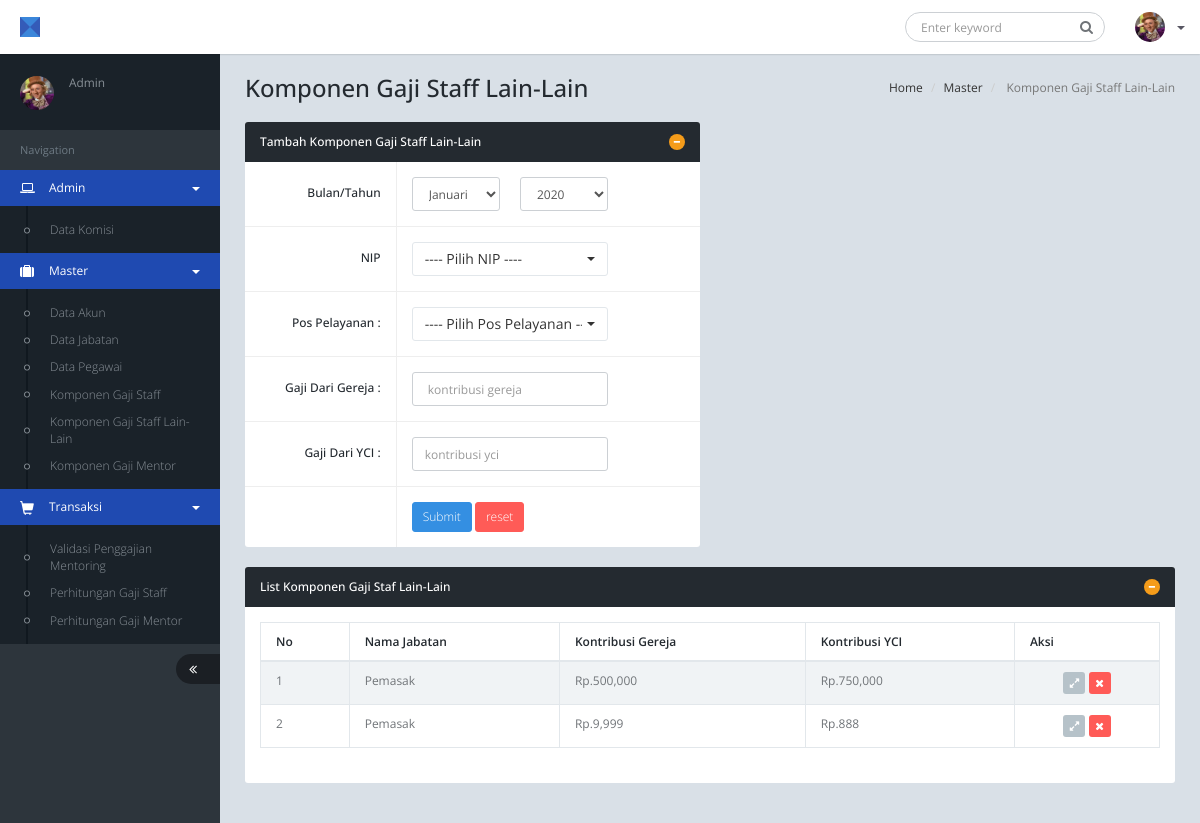
Screenshot of /index.php?p=data_jabatanstaflainlain (signed in) with the database file from the repository.
### tables this page shows
CREATE TABLE IF NOT EXISTS `t_penggajian` (
  `no_penggajian` int(20) NOT NULL AUTO_INCREMENT,
  `tanggal_penggajian` date DEFAULT NULL,
  `bulan` varchar(10) NOT NULL,
  `tahun` varchar(4) NOT NULL,
  `nip` varchar(15) NOT NULL,
  `Evaluasi` int(50) DEFAULT NULL,
  `inkeh` int(50) DEFAULT NULL,
  `insfile` int(50) DEFAULT NULL,
  `kontribusi_gereja` int(20) DEFAULT NULL,
  `kontribusi_yci` int(20) DEFAULT NULL,
  `jumlah_anak` int(30) DEFAULT NULL,
  `kehadiran_anak` int(30) DEFAULT NULL,
  `j_kehadirananak` int(30) DEFAULT NULL,
  `j_kunjungan` int(30) DEFAULT NULL,
  `j_pertemuan` int(30) DEFAULT NULL,
  `lesson` int(30) DEFAULT NULL,
  `id_gaji` varchar(50) DEFAULT NULL,
  PRIMARY KEY (`no_penggajian`)
);

CREATE TABLE IF NOT EXISTS `tb_jabatan` (
  `kode` int(20) NOT NULL AUTO_INCREMENT,
  `nama_jabatan` varchar(100) NOT NULL,
  `kategori_jabatan` varchar(50) NOT NULL,
  PRIMARY KEY (`kode`),
  UNIQUE KEY `nama_jabatan` (`nama_jabatan`)
);

### view/content/data_jabatanstaflainlain.php (the view, shortened to what this page needs)
<?php
    if ($_SESSION['level']=='admin'){
 ?>
			<ol class="breadcrumb pull-right">
            <li><a href="<?php echo "http://".$_SERVER['SERVER_NAME'].substr($_SERVER['REQUEST_URI'],0,strlen($_SERVER['REQUEST_URI'])-27);?>">Home</a></li>
				<li><a href="<?php echo "http://" . $_SERVER['SERVER_NAME'] .$_SERVER['REQUEST_URI'];?>">Master</a></li>
				<li class="active"> Komponen Gaji Staff Lain-Lain</li>
			</ol>
			<h1 class="page-header"> Komponen Gaji Staff Lain-Lain</h1>
			<div class="row">
			    <div class="col-md-6">
                    <div class="panel panel-inverse" data-sortable-id="form-validation-1">
                        <div class="panel-heading">
                            <div class="panel-heading-btn">
                                <a href="javascript:;" class="btn btn-xs btn-icon btn-circle btn-warning" data-click="panel-collapse"><i class="fa fa-minus"></i></a>
                            </div>
                            <h4 class="panel-title">Tambah Komponen Gaji Staff Lain-Lain</h4>
                        </div>
                        <div class="panel-body panel-form">
                            <form class="form-horizontal form-bordered" data-parsley-validate="true" name="data_pengguna" action="./model/input_jabatanstaflainlain.php" method="POST">
                            <div class="form-group">
                                    <label class="control-label col-md-4 col-sm-4" >Bulan/Tahun </label>
                                    <div class="col-md-6 col-sm-6">
                                        <div class="row">
                                            <div class="col-md-6">
                                                <select  class="form-control" name="bulan" id="bulan">
                                                    <?php
                                                        $arr = array("Januari","Februari","Maret","April","Mei","Juni","Juli","Agustus","September","Oktober","November","Desember");
                                                            foreach ($arr as $key) {
                                                                echo "<option value='$key'>$key";
                                                            }
                                                    ?>
                                                </select>
                                            </div>
                                            <div class="col-md-6">
                                                <select name="tahun" class="form-control" id="tahun">
                                                        <?php
                                                        for ($i = 2020; $i < 2050; $i++) {
                                                            echo '<option value="' . $i . '">' . $i . '</option>';
                                                        }
                                                        ?>
                                                </select>
                                            </div>
                                        </div>
                                    </div>
                                </div>
                                <div class="form-group">
									<label class="control-label col-md-4 col-sm-4">NIP</label>
                                    <div class="col-md-6 col-sm-6">
                                        <select name="nip" data-live-search="true" data-style="btn-white" class="form-control selectpicker" >
                                             <option value="1">---- Pilih NIP ----</option>
                                        </select>
                                    </div>
								</div>
                                <div class="form-group">
                                    <label class="control-label col-md-4 col-sm-4">Pos Pelayanan :</label>
                                    <div class="col-md-6 col-sm-6">
                                        <select name="id_jabatan" data-live-search="true" data-style="btn-white" class="form-control selectpicker" >
                                             <option value="1">---- Pilih Pos Pelayanan ----</option>
                                                </select>
                                    </div>
								</div>
                                <div class="form-group">
                                    <label class="control-label col-md-4 col-sm-4">Gaji Dari  Gereja :</label>
                                    <div class="col-md-6 col-sm-6">
                                        <input class="form-control" type="number" name="kontribusi" placeholder=" kontribusi gereja"  />
                                    </div>
                                </div>
                                <div class="form-group">
                                    <label class="control-label col-md-4 col-sm-4">Gaji Dari YCI :</label>
                                    <div class="col-md-6 col-sm-6">
                                        <input class="form-control" type="number" name="yci" placeholder="kontribusi yci" />
                                    </div>
                                </div>
								<div class="form-group">
									<label class="control-label col-md-4 col-sm-4"></label>
									<div class="col-md-6 col-sm-6">
										<button type="submit" class="btn btn-primary btn-sm">Submit</button> <button type="reset" class="btn btn-danger btn-sm">reset</button>
									</div>
								</div>
                            </form>
                        </div>
                    </div>
                </div>
            </div>
            <div class="row">
			    <div class="col-md-12">
                    <div class="panel panel-inverse">
                        <div class="panel-heading">
                            <div class="panel-heading-btn">
                                <a href="javascript:;" class="btn btn-xs btn-icon btn-circle btn-warning" data-click="panel-collapse"><i class="fa fa-minus"></i></a>
                            </div>
                            <h4 class="panel-title">List Komponen Gaji Staf Lain-Lain </h4>
                        </div>
                        <div class="panel-body">
                            <table id="data-table" class="table table-striped table-bordered">
                                <thead>
                                    <tr>
                                        <th>No</th>
                                        <th>Nama Jabatan</th>
                                        <th>Kontribusi Gereja</th>
                                        <th>Kontribusi YCI</th>
                                        <th>Aksi</th>
                                    </tr>
                                </thead>
                                <tbody>
                                     <?php
                                        $i=0;
                                        $sql=mysql_query("select * from t_penggajian pg join t_pegawai p on (p.nip=pg.nip) join tb_jabatan j on (j.kode=p.id_jabatan) where kategori_jabatan like 'Staff Lain-Lain'");
                                        while($data=mysql_fetch_array($sql)){
                                            $i++;
                                    ?>
                                        <tr>
                                            <td><?php echo $i; ?></td>
                                            <td><?php echo $data['nama_jabatan']; ?></td>
                                            <td><?php echo 'Rp.'.number_format($data['kontribusi_gereja']); ?></td>
                                            <td><?php echo 'Rp.'.number_format($data['kontribusi_yci']); ?></td>
                                            <td align="center">
                                                <a class="btn btn-default btn-icon btn-sm" href="index.php?p=edit_jabatanstaflainlain&&id_gaji=<?php echo $data['no_penggajian']; ?>"><i class="fa fa-expand"></i></a>
                                                <a class="btn btn-danger btn-icon btn-sm" data-toggle="modal" data-target="#deletemodal" onclick="setUID('<?php echo $data['no_penggajian'];?>')"><i class="fa fa-times"></i></a>
                                            </td>
                                        </tr>
                                            <?php
                                        }
                                    ?>
                                </tbody>
                            </table>
                        </div>
                    </div>
                </div>
            </div>
                       <?php
        }else{
            ?>
            <script type="text/javascript">
                window.location.href="halaman_error.php";
            </script>
        <?php
        }
     ?>

### rows the page displays
t_penggajian: tb_jabatan.nama_jabatan "Pemasak", kontribusi_gereja "500,000", kontribusi_yci "750,000"
t_penggajian: tb_jabatan.nama_jabatan "Pemasak", kontribusi_gereja "9,999", kontribusi_yci "888"

### other values shown
$_SESSION['level'] "Admin"
form field bulan "Januari"
form field tahun "2020"
